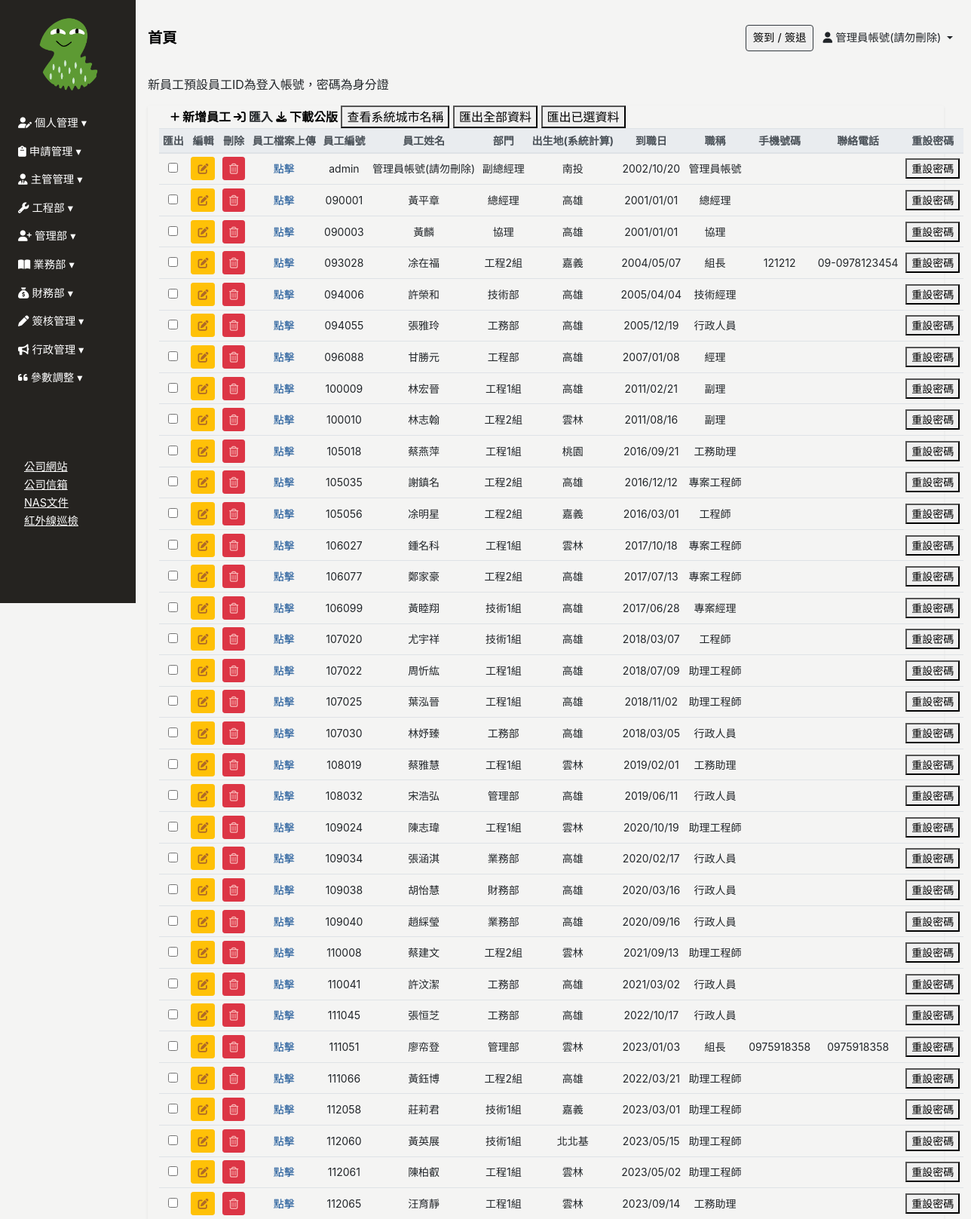
Page /employee/ (signed in) on the earlier database version.
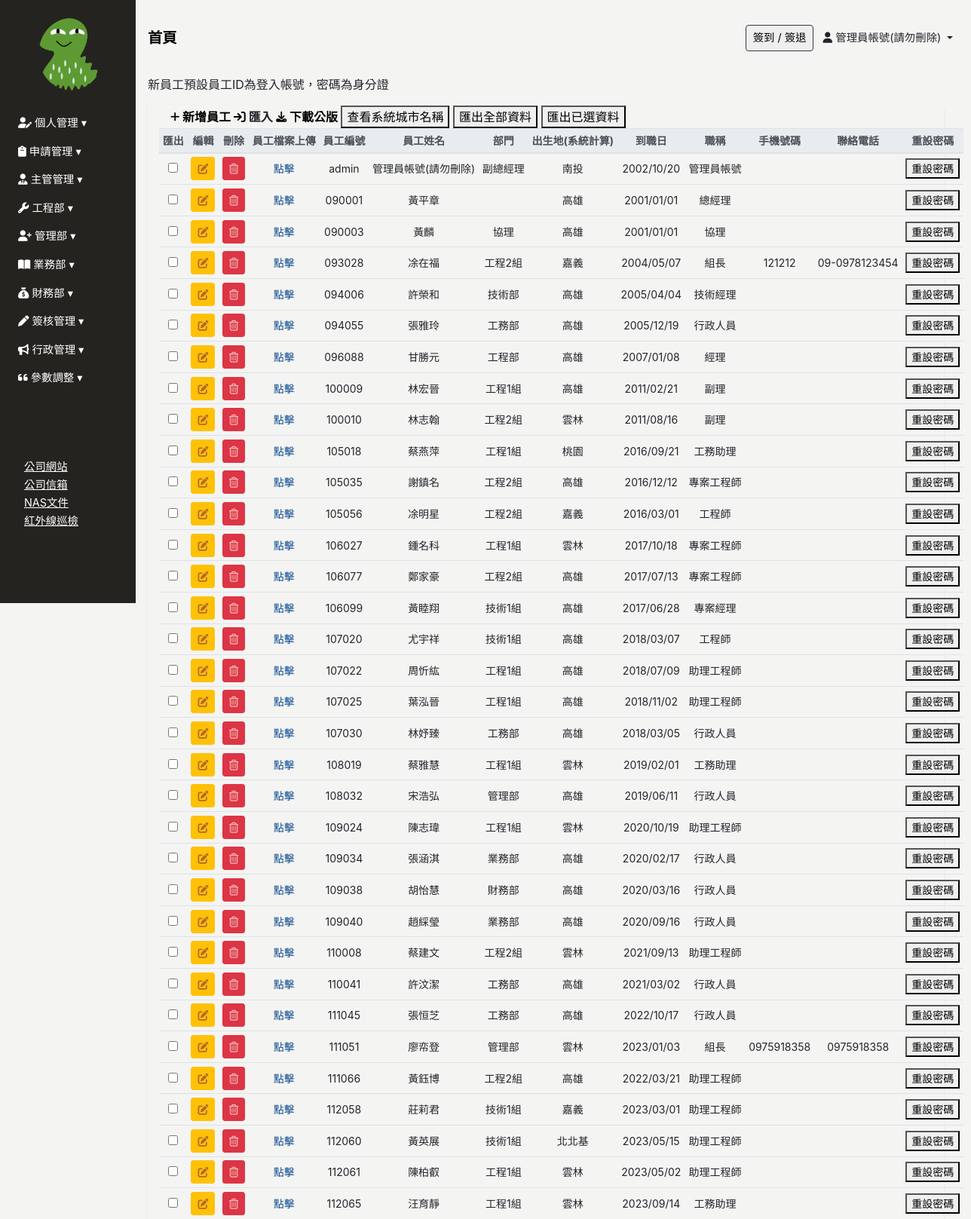
Same page on the later database version.
### Backend/models.py (models this page shows, shortened)
class ModifiedModel(models.Model):
    modified_by = models.ForeignKey("Employee", on_delete=models.SET_NULL, null=True, blank=True)
    created_date = models.DateField(default=timezone.now,verbose_name='建立日期')
    update_date = models.DateField(auto_now=True, verbose_name='更新日期')
    class Meta:
        abstract = True

class Employee(ModifiedModel):
    GENDER_CHOICES = [
        ('M', '男'),
        ('F', '女'),
    ]
    BLOOD_TYPE_CHOICES = [
        ('A', 'A型'),
        ('B', 'B型'),
        ('AB','AB型'),
        ('O', 'O型'),
    ]
    MARITAL_STATUS_CHOICES = [
        ('M', '已婚'),
        ('S', '未婚'),
        ('D', '離異'),
    ]
    MILITARY_STATUS_CHOICES = [
        ('M', '義務役'),
        ('E', '免服役'),
        ('A', '替代役'),
    ]
    user = models.OneToOneField(User, null=True, blank=True, on_delete=models.CASCADE)
    profile_image = models.ImageField(upload_to='employee_profile/', blank=True, null=True, default='employee_profile/default_profile.png', verbose_name='員工照片')
    location_city = models.CharField(max_length=4, choices=LOCATION_CHOICES, null=True, blank=True, verbose_name='居住城市(用於計算)')
    uploaded_files = models.ManyToManyField(UploadedFile,blank=True,  related_name="userfile")
    annualleaves = models.ManyToManyField(AnnualLeave,blank=True,  related_name="AnnualLeave_user")
    full_name = models.CharField(max_length=30, null=True, blank=True, verbose_name='員工名稱')
    employee_id	 = models.CharField(max_length=30, blank=True,verbose_name='員工編號')
    departments = models.ForeignKey('Department', on_delete=models.SET_NULL, blank=True, null=True, related_name='employees', verbose_name='部門名稱')# 你可以通过department.employees.all()访问一个部门的所有员工。
    position = models.CharField(max_length=30, null=True, blank=True, verbose_name='職稱')
    phone_number = models.CharField(max_length=20, null=True, blank=True,verbose_name='手機號碼')
    contact_number = models.CharField(max_length=20, null=True, blank=True,verbose_name='聯絡電話(報價單顯示)')
    start_work_date = models.DateField(null=True, blank=True, verbose_name='到職日期')
    id_number = models.CharField(max_length=20, null=True, blank=True, verbose_name='身份證字號')
    birthday = models.DateField(null=True, blank=True, verbose_name='出生日期')
    gender = models.CharField(max_length=1, choices=GENDER_CHOICES, null=True, blank=True, verbose_name='性別')
    blood_type = models.CharField(max_length=2, choices=BLOOD_TYPE_CHOICES, null=True, blank=True, verbose_name='血型')
    birth_place = models.CharField(max_length=100, null=True, blank=True, verbose_name='出生地')
    marital_status = models.CharField(max_length=1, choices=MARITAL_STATUS_CHOICES, null=True, blank=True, verbose_name='婚姻狀況')
    military_status = models.CharField(max_length=1, choices=MILITARY_STATUS_CHOICES, null=True, blank=True, verbose_name='兵役狀況')
    permanent_address = models.CharField(max_length=50, null=True, blank=True, verbose_name='戶籍地址')
    current_address_city = models.CharField(max_length=50, null=True, blank=True, verbose_name='現居地址縣市')
    current_address = models.CharField(max_length=50, null=True, blank=True, verbose_name='現居地址')
    location = models.CharField(max_length=50, null=True, blank=True, verbose_name='所在地')
    company_email = models.EmailField(null=True, blank=True, verbose_name='公司E_Mail')
    personal_email = models.EmailField(null=True, blank=True, verbose_name='個人E_Mail(報價單顯示)')
    emergency_contact = models.CharField(max_length=50, null=True, blank=True, verbose_name='緊急聯絡人1')
    emergency_contact_relations = models.CharField(max_length=50, null=True, blank=True, verbose_name='關係1')
    emergency_contact_phone = models.CharField(max_length=20, null=True, blank=True, verbose_name='聯絡人電話1')
    default_salary = models.PositiveIntegerField(default=26000, null=True, blank=True, verbose_name="基本薪資")
    job_addition = models.PositiveIntegerField(default=0, null=True, blank=True, verbose_name="職務加給")
    phone_addition = models.PositiveIntegerField(default=0, null=True, blank=True, verbose_name="手機加給")
    certificates_addition = models.PositiveIntegerField(default=0, null=True, blank=True, verbose_name="證照加給")
    labor_protection = models.PositiveIntegerField(default=0, null=True, blank=True, verbose_name="勞保級距")
    health_insurance = models.PositiveIntegerField(default=0, null=True, blank=True, verbose_name="健保級距")
    labor_pension_moeny = models.PositiveIntegerField(default=6, null=True, blank=True, verbose_name="勞退級距")
    labor_pension = models.PositiveIntegerField(default=6, null=True, blank=True, verbose_name="勞退比例(%)")
    class Meta:
        verbose_name = "員工"   # 單數
        verbose_name_plural = verbose_name   #複數
    @classmethod
    def active_users(cls):
        return cls.objects.filter(user__is_active=True) .exclude(user__username="admin")

class Department(ModifiedModel):
    COMPANY_CHOICES = [
        ('艾力克電機', '艾力克電機'),
        ('維景', '維景'),
    ]
    belong_to_company =models.CharField(max_length=20,choices=COMPANY_CHOICES, null=True, blank=True,verbose_name="所屬公司")
    parent_department  = models.ForeignKey('self',max_length=30,  on_delete=models.SET_NULL, null=True, blank=True, verbose_name='上層部門')
    department_name = models.CharField(max_length=30, null=True, blank=True,verbose_name='部門名稱')
    department_id = models.CharField(max_length=20, null=True, blank=True,verbose_name='部門編號')
    class Meta:
        verbose_name = "部門"   # 單數
        verbose_name_plural = verbose_name   #複數
    def __str__(self):
        return f"{self.department_name}({self.belong_to_company})"

### Frontend/views.py (the view)
# urls.py: path('employee/', views.Employee_list.as_view(), name='employee_list'),
class Employee_list(UserPassesTestMixin,ListView):
    model = Employee
    template_name = 'employee/employee.html'
    context_object_name = 'employee'
    def get_context_data(self, **kwargs):
        context = super().get_context_data(**kwargs)
        context["department_list"] = Department.objects.values('id','department_name')
        context['employee_form'] = EmployeeForm()
        error_objs = []
        objs = Employee.active_users()
        for obj in objs:
            if not obj.location_city:
                error_objs.append({"employee": obj, "error_message": "出生地(系統計算)未填"})
            if not obj.start_work_date:
                error_objs.append({"employee": obj, "error_message": "到職日未填"})
        context["error_objs"] =error_objs
        return context
    def test_func(self):
        return Check_Permissions(self.request.user,"管理部")

### Backend/forms.py (shortened to what this page needs)
class EmployeeForm(BaseModelForm):
    class Meta:
        model = Employee
        fields = '__all__'
        widgets = {
            'location_city': forms.Select(attrs={'class': 'form-control form-control-sm', 'id':'location_city', "name":'location_city', 'required': 'true'}),
            'departments': forms.Select(attrs={'class': 'form-control form-control-sm', 'id':'departments', "name":'departments', 'required': 'true'}),
            'gender': forms.Select(attrs={'class': 'form-control form-control-sm', 'id':'gender', "name":'gender', 'required': 'true'}),
            'blood_type': forms.Select(attrs={'class': 'form-control form-control-sm', 'id':'blood_type', "name":'blood_type'}),
            'marital_status': forms.Select(attrs={'class': 'form-control form-control-sm', 'id':'marital_status', "name":'marital_status'}),
            'military_status': forms.Select(attrs={'class': 'form-control form-control-sm', 'id':'military_status', "name":'military_status'})
        }

### Backend/context_processors.py (called while the page is built)
def pass_test_func(request):
    pass_test_func = settings.PASS_TEST_FUNC
    return {"pass_test_func":pass_test_func}

### Frontend/templates/employee/employee.html (shortened to what the changed rows need)
{% extends 'base/base_dashboard.html' %}
{% block import %}
{% load static%}
<link rel="stylesheet" href="{% static 'css/employee/employee.css' %}">
{% endblock %}
{% block main %}
<div class="main px-3" id="employee-app">
    <div class="employee-table container-fluid shadow-sm table-responsive-lg">
        <table class="table table-sm table-hover text-center" id="table" data-toggle="table" data-sortable="true"
            data-toolbar="#toolbar" data-search="true" data-show-columns="true" data-filter-strict-search="true"
            data-show-columns-toggle-all="true" data-pagination="true" data-page-size="25" data-page-list="[25, All]"
            data-filter-control="true">
            <thead class="thead-light" style="font-size: 14px;">
                <tr class="text-nowrap">
                    <th data-force-hide="true" data-switchable="false" data-no-print="true" data-field="checkbox"
                        class="d-none d-md-table-cell">匯出</th>
                    <th data-force-hide="true" data-switchable="false" data-no-print="true" data-field="edit">編輯</th>
                    <th data-force-hide="true" data-switchable="false" data-no-print="true" data-field="delete">刪除</th>
                    <th data-force-hide="true" data-switchable="false" data-no-print="true"
                        data-field="employee_file_upload">員工檔案上傳</th>
                    <th data-field="employee_id" data-sortable="true">員工編號</th>
                    <th data-field="full_name" data-sortable="true">員工姓名</th>
                    <th data-field="departments" data-sortable="true">部門</th>
                    <th data-field="location_" data-sortable="true">出生地(系統計算)</th>
                    <th data-field="start_work_date" data-sortable="true">到職日</th>
                    <th data-field="position" data-sortable="true">職稱</th>
                    <th data-field="phone_number" data-sortable="true">手機號碼</th>
                    <th data-field="contact_number" data-sortable="true">聯絡電話</th>
                    <th data-field="reset" data-sortable="true" data-no-print="true" >重設密碼</th>
                </tr>
            </thead>
            <tbody class="text-nowrap" style="font-size: 14px;">
                {% for p in employee %}
                {% if p.user.is_active %}
                <tr>
                    <td><input type="checkbox" name="importcheckd" onclick="updateCheckedArray(this)"
                            value="{{ p.id }}"></td>
                    <td>
                        <a type="button" data-url="employee" data-id="{{p.pk}}" class="btn btn-sm btn-warning"
                            data-toggle="modal" onclick="LoadData(event)"  data-target="#employee-modal"><i class="fas fa-edit"></i></a>
                    </td>
                    <td>
                        <a data-url="employee" data-id="{{p.pk}}" type="button"
                            class="sys_del btn btn-sm btn-danger" onclick="DELETE_handleClick(event)">
                            <i class="far fa-trash-alt"></i>
                        </a>
                    </td>
                    <td>
                        <a href="" onclick="setEmployeeId({{p.pk}})" data-toggle="modal"
                            data-target="#fileUploadModal">點擊</a>
                    </td>
                    <td>{{ p.employee_id }} </td>
                    <td>{{ p.full_name }}</td>
                    <td>{{ p.departments.department_name }}</td>
                    <td>
                        {% if p.location_city %}{{ p.location_city }}{% else %}<p style="color:red">異常!</p>{% endif %}
                    </td>
                    <td>{{ p.start_work_date |date:"Y/m/d" }}</td>
                    <td>{{ p.position }}</td>
                    <td>{% if p.phone_number %}{{ p.phone_number }}{% else %}{% endif %}</td>
                    <td>{% if p.contact_number %}{{ p.contact_number }}{% else %}{% endif %}</td>
                    <td>
                        <button id="showPasswordInput" onclick="resetpassword({{p.pk}})">重設密碼</button>
                    </td>
                </tr>
                {% endif %}
                {% endfor %}
            </tbody>
        </table>
    </div>
</div>
{% endblock %}

Differences in the rows shown:
changed Employee "黃平章": departments.department_name "總經理" → (not shown)
